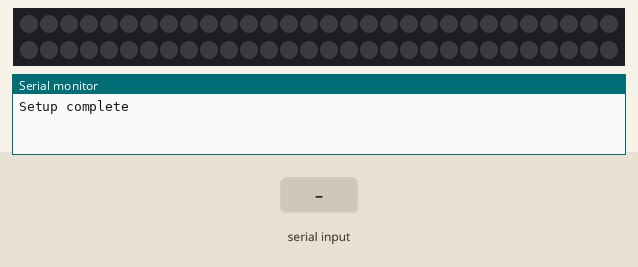
Simulated run of this program. Board: Arduino Uno, built with avr-gcc and run on an emulated ATmega328P. On the bench: 60 RGB LEDs in strip order, left to right, continuing on the next row, the last lines printed to the serial monitor. Inputs (shaded band) come from the test bench. Dim RGB values are drawn brighter than linear.

Above: at 1.2 s.
1.3 s: "90,45\n" received over Serial
At 2.2 s:
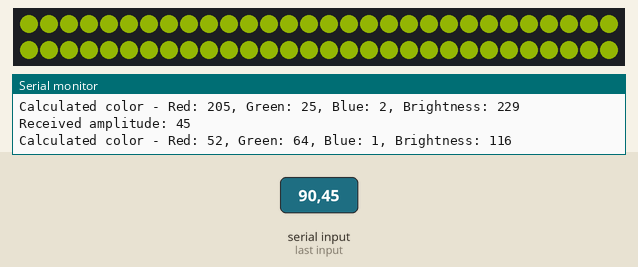
At 3.3 s:
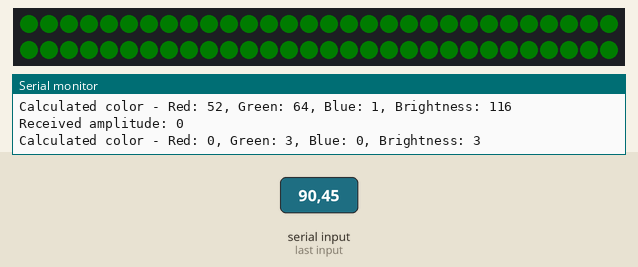
3.9 s: "30,150\n" received over Serial
At 4.7 s:
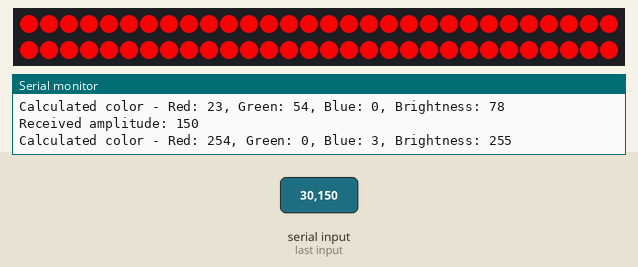
Timing chart, 0 to 6.9 s (numbered marks = the images above; inputs shaded):
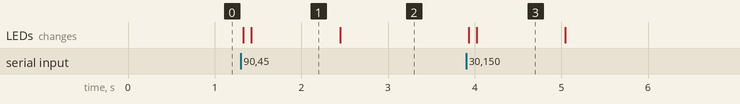

Measured:
- after the input at 1.3 s, the LEDs: first change at once (image 1 shows a later state)
- after the input at 3.9 s, the LEDs: first change at once (image 3 shows a later state)
- what the display in image 1 shows lasts 1.0 s, from 1.4 s to 2.4 s

The program:

main.cpp
```cpp
#include <Adafruit_NeoPixel.h>

#define PIN 8  // Pin where the LED strip is connected
#define NUM_LEDS 60  // Number of LEDs in the strip

Adafruit_NeoPixel strip = Adafruit_NeoPixel(NUM_LEDS, PIN, NEO_GRB + NEO_KHZ800);

void setStripColor(uint32_t color);
uint32_t calculateColor(int amplitude);

void setup() {
  Serial.begin(9600);
  strip.begin();
  strip.show();  // Initialize all pixels to 'off'
  Serial.println("Setup complete");
}

void loop() {
  if (Serial.available() > 0) {
    int amplitude = Serial.parseInt();
    Serial.print("Received amplitude: ");  // Debug print
    Serial.println(amplitude);

    uint32_t color = calculateColor(amplitude);
    setStripColor(color);
  }
}

uint32_t calculateColor(int amplitude) {
  uint8_t baseValue = 3;
  uint8_t maxAmplitude = 100;  // Adjust based on expected amplitude range
  float factor = (float)amplitude / maxAmplitude;  // Normalize amplitude to a factor between 0 and 1

  // Calculate RGB values based on amplitude
  uint8_t red = constrain(baseValue + (255 - baseValue) * factor, 0, 255);
  uint8_t green = constrain(baseValue + (255 - baseValue) * (1 - factor), 0, 255);
  uint8_t blue = baseValue;  // Keep blue as the base value

  // Adjust brightness based on amplitude
  uint8_t brightness = constrain(baseValue + (255 - baseValue) * factor, 0, 255);

  // Apply brightness to RGB values
  red = (red * brightness) / 255;
  green = (green * brightness) / 255;
  blue = (blue * brightness) / 255;

  Serial.print("Calculated color - Red: ");  // Debug print
  Serial.print(red);
  Serial.print(", Green: ");
  Serial.print(green);
  Serial.print(", Blue: ");
  Serial.print(blue);
  Serial.print(", Brightness: ");
  Serial.println(brightness);

  return strip.Color(red, green, blue);
}

void setStripColor(uint32_t color) {
  for (uint16_t i = 0; i < strip.numPixels(); i++) {
    strip.setPixelColor(i, color);
  }
  strip.show();
}
```
